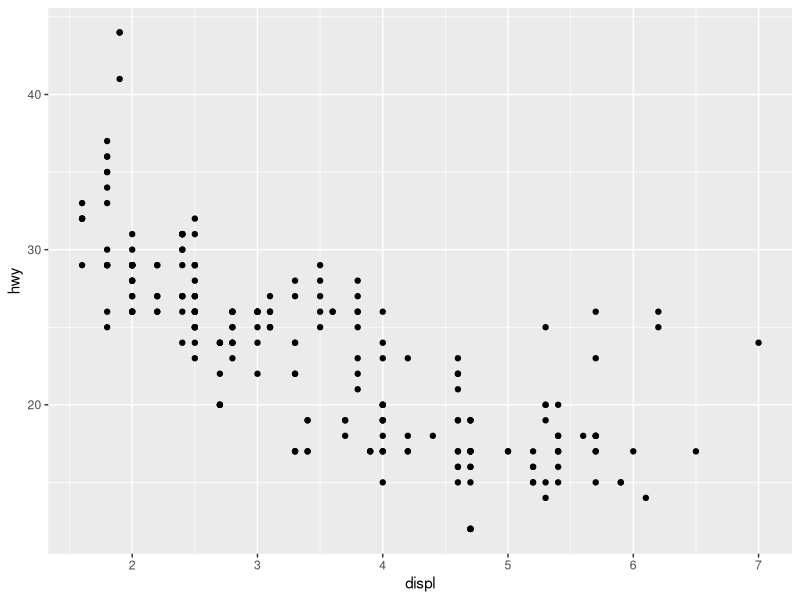
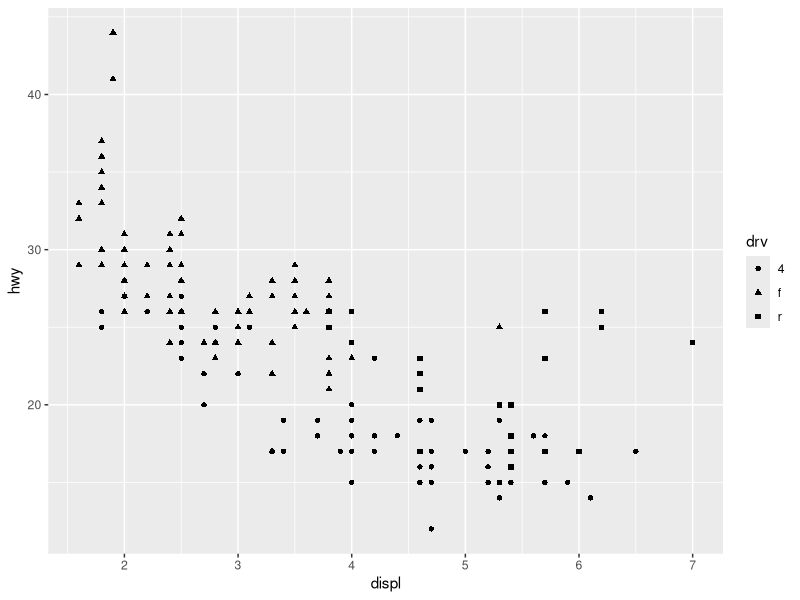
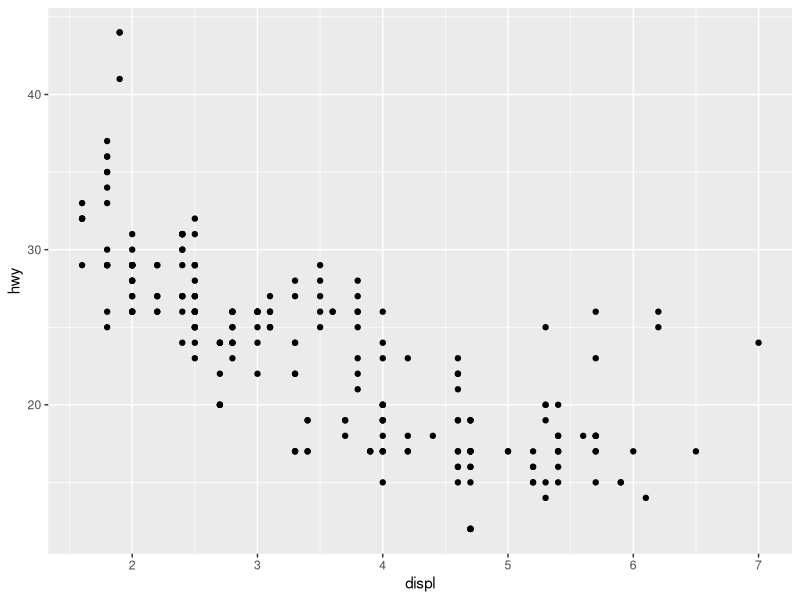
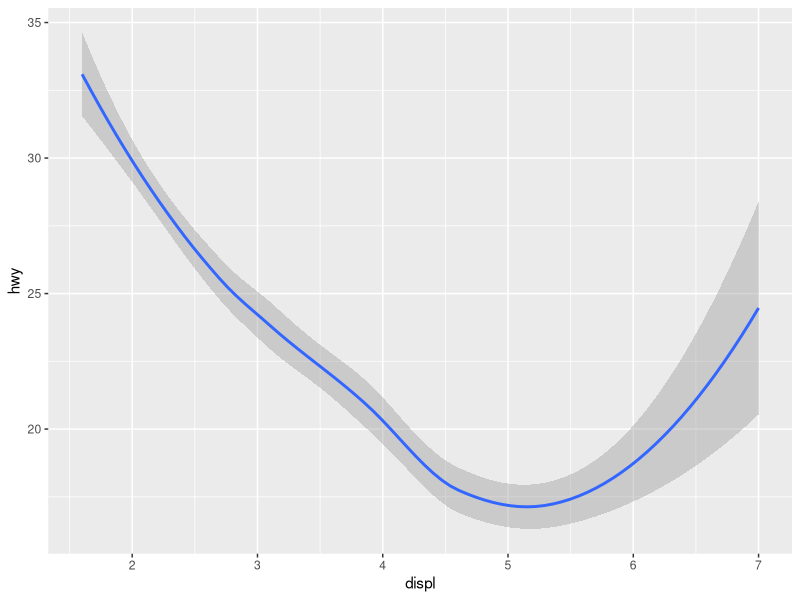
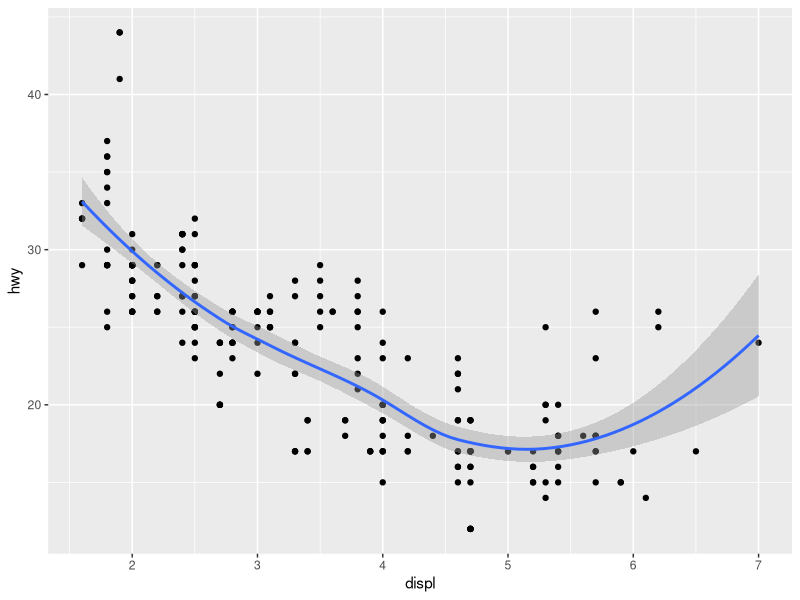
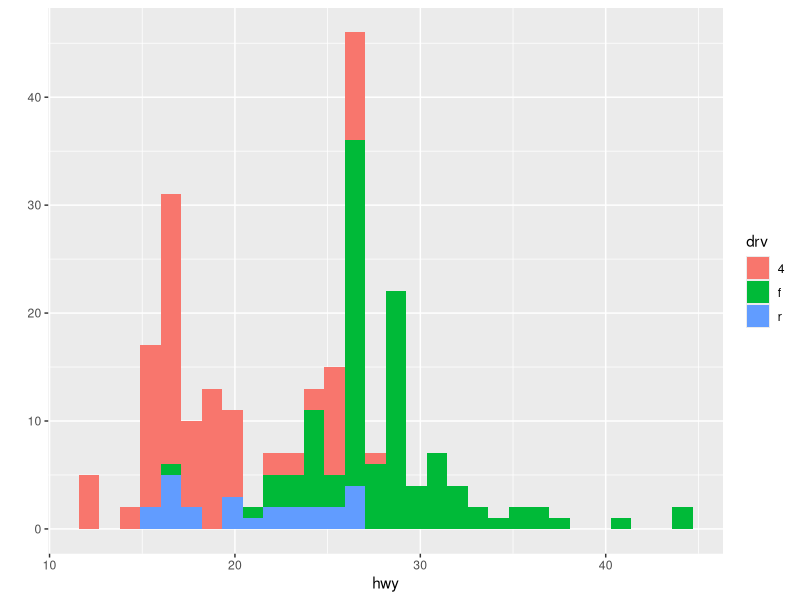
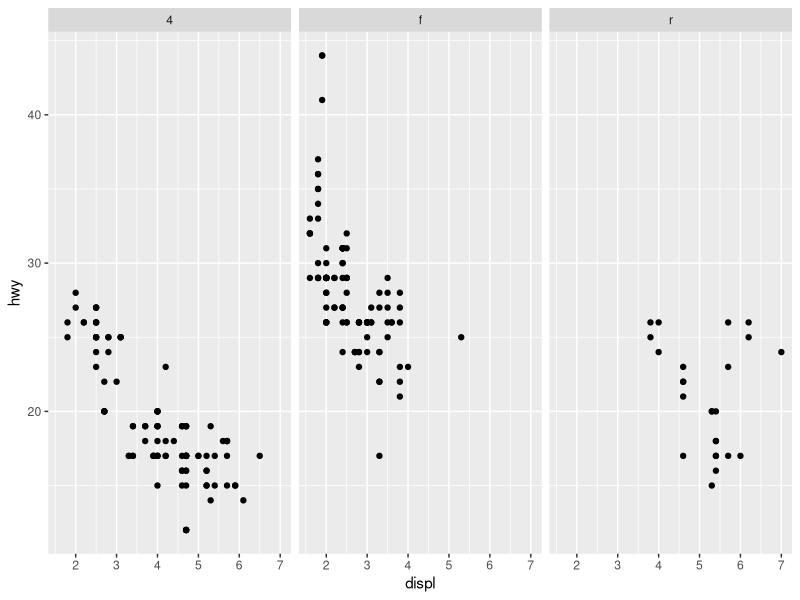
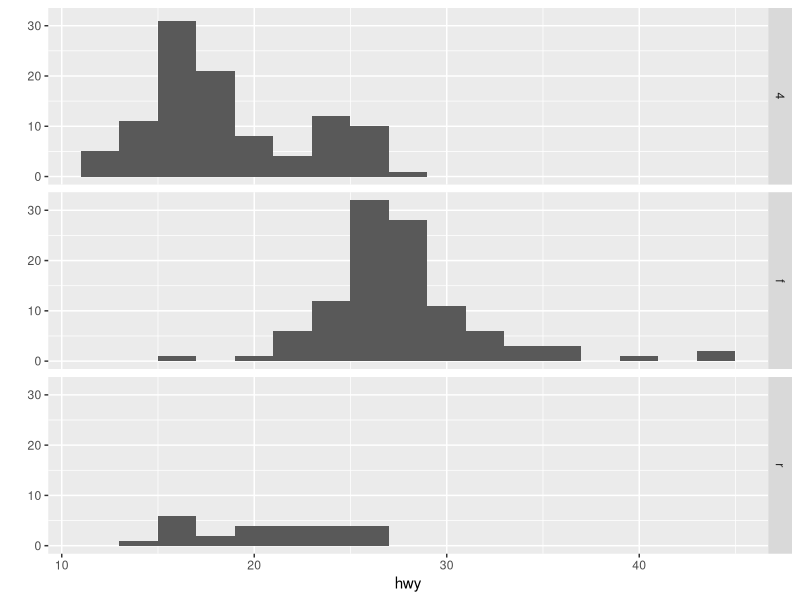

Write the R code that produced these figures, in order.
## ---- chunk 1
knitr::opts_chunk$set(echo = TRUE)

dir <- "/Users/andrew/Course4Week2"
setwd(dir)
## ---- chunk 2
library(ggplot2)
str(mpg)
## ---- chunk 3
qplot(displ, hwy, data = mpg)
## ---- chunk 4
qplot(displ, hwy, data = mpg, shape = drv)
## ---- chunk 5
qplot(displ, hwy, data = mpg, geom = "point")
## ---- chunk 6
qplot(displ, hwy, data = mpg, geom = "smooth")
## ---- chunk 7
qplot(displ, hwy, data = mpg, geom = c("point", "smooth"))
## ---- chunk 8
qplot(hwy, data = mpg, fill = drv)
## ---- chunk 9
qplot(displ, hwy, data = mpg, facets = .~drv)
## ---- chunk 10
qplot(hwy, data= mpg, facets = drv~., binwidth = 2)
## ---- chunk 11
qplot(displ, hwy, data = mpg, facets = cyl~drv)
